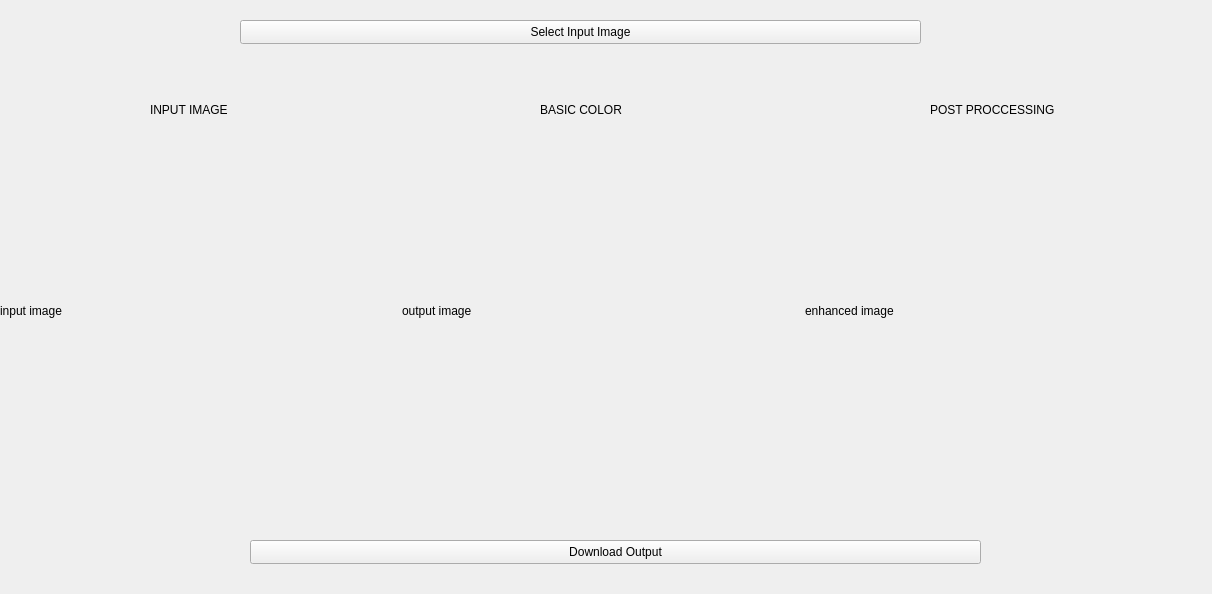
<?xml version="1.0" encoding="UTF-8"?>
<ui version="4.0">
 <class>Form</class>
 <widget class="QWidget" name="Form">
  <property name="geometry">
   <rect>
    <x>0</x>
    <y>0</y>
    <width>1212</width>
    <height>594</height>
   </rect>
  </property>
  <property name="windowTitle">
   <string>Form</string>
  </property>
  <widget class="QPushButton" name="selectinputimage">
   <property name="geometry">
    <rect>
     <x>240</x>
     <y>20</y>
     <width>681</width>
     <height>24</height>
    </rect>
   </property>
   <property name="text">
    <string>Select Input Image</string>
   </property>
  </widget>
  <widget class="QPushButton" name="downloadimagebutton">
   <property name="geometry">
    <rect>
     <x>250</x>
     <y>540</y>
     <width>731</width>
     <height>24</height>
    </rect>
   </property>
   <property name="text">
    <string>Download Output</string>
   </property>
  </widget>
  <widget class="QLabel" name="label">
   <property name="geometry">
    <rect>
     <x>150</x>
     <y>100</y>
     <width>181</width>
     <height>20</height>
    </rect>
   </property>
   <property name="text">
    <string>INPUT IMAGE</string>
   </property>
  </widget>
  <widget class="QLabel" name="label_2">
   <property name="geometry">
    <rect>
     <x>540</x>
     <y>100</y>
     <width>131</width>
     <height>20</height>
    </rect>
   </property>
   <property name="text">
    <string>BASIC COLOR</string>
   </property>
  </widget>
  <widget class="QLabel" name="label_3">
   <property name="geometry">
    <rect>
     <x>930</x>
     <y>100</y>
     <width>141</width>
     <height>20</height>
    </rect>
   </property>
   <property name="text">
    <string>POST PROCCESSING</string>
   </property>
  </widget>
  <widget class="QWidget" name="">
   <property name="geometry">
    <rect>
     <x>0</x>
     <y>160</y>
     <width>1201</width>
     <height>302</height>
    </rect>
   </property>
   <layout class="QHBoxLayout" name="horizontalLayout">
    <item>
     <widget class="QLabel" name="inputimagelabel">
      <property name="minimumSize">
       <size>
        <width>300</width>
        <height>300</height>
       </size>
      </property>
      <property name="maximumSize">
       <size>
        <width>512</width>
        <height>512</height>
       </size>
      </property>
      <property name="text">
       <string>input image</string>
      </property>
      <property name="scaledContents">
       <bool>false</bool>
      </property>
     </widget>
    </item>
    <item>
     <widget class="QLabel" name="outputimagelabel">
      <property name="minimumSize">
       <size>
        <width>300</width>
        <height>300</height>
       </size>
      </property>
      <property name="maximumSize">
       <size>
        <width>1024</width>
        <height>1024</height>
       </size>
      </property>
      <property name="text">
       <string>output image</string>
      </property>
      <property name="scaledContents">
       <bool>false</bool>
      </property>
     </widget>
    </item>
    <item>
     <widget class="QLabel" name="enhancedimage">
      <property name="minimumSize">
       <size>
        <width>300</width>
        <height>300</height>
       </size>
      </property>
      <property name="maximumSize">
       <size>
        <width>512</width>
        <height>512</height>
       </size>
      </property>
      <property name="text">
       <string>enhanced image</string>
      </property>
      <property name="scaledContents">
       <bool>false</bool>
      </property>
     </widget>
    </item>
   </layout>
  </widget>
 </widget>
 <resources/>
 <connections/>
</ui>
